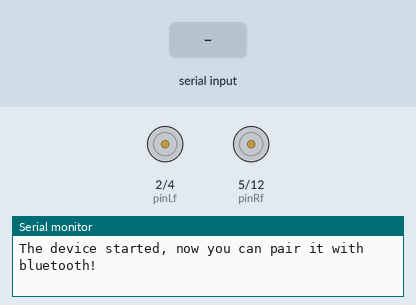
This sketch was run on a simulated ESP32. On the bench: motor-driver pin pairs drawn as motors (green arrow = first pin HIGH = forward, orange = second pin HIGH = backward, longer = more drive), the last lines printed to the serial monitor. The test bench sets the inputs (shaded band). Nothing arrives over Bluetooth unless stated.

Above: at 1.2 s.
1.3 s: "f\n" received over the second serial link
2.8 s: "90,45\n" received over the second serial link
At 3.1 s:
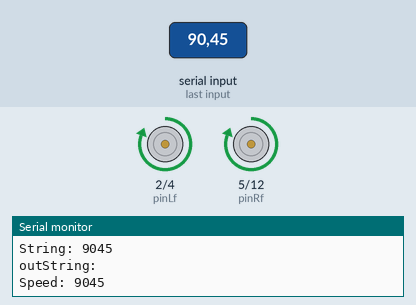
4.3 s: "b\n" received over the second serial link
At 5.2 s:
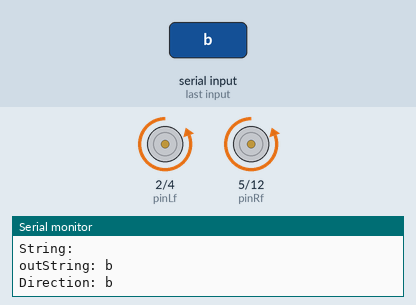
5.8 s: "l\n" received over the second serial link
At 6.4 s:
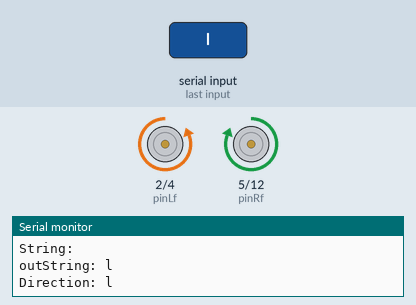
7.3 s: "r\n" received over the second serial link
At 7.6 s:
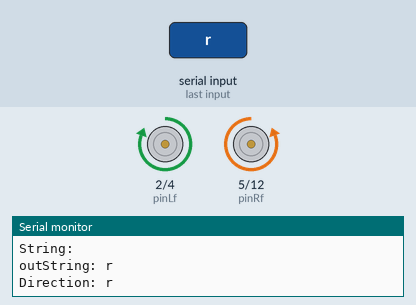
8.8 s: "90\n" received over the second serial link
At 9.9 s:
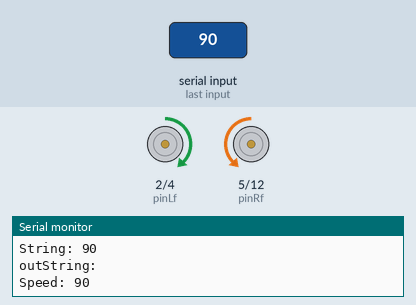
Timing chart, 0 to 11.3 s (numbered marks = the images above; inputs shaded):
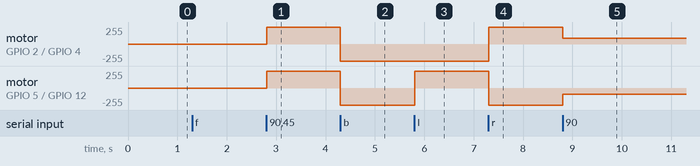

The sketch:

bluetooth_carcontrol_slider_speed_variable.ino
```cpp
/*
  Car Control  with Bluetooth   -  by Rahul Sharma for Yolabs
Control your car direction and speed by using an android app

This code helps to control your ESP32 powered car using Bluetooth classic.

You can connect to any bluetooth app - and send f -forward b-backward l- left and r- right and number 0-255 for speed.

You can use the Serial Bluetooth app from Playstore for quick check or can use Yolabs super cool app for more fun and control


  https://www.yolabs.in
*/

#include "BluetoothSerial.h"   // add the library to access bluetooth

BluetoothSerial SerialBT;  //give a short name to bluetooth serial

String inString = "";    // string to hold speed input

String outString = ""; //string to hold other button inputs

int Speed = 0;

String Direction = "";

// pin setup  for car control

int pinLf = 2; //  For left motor to turn forward
int pinLb = 4; //  for left motor to turn backward
int pinRf = 5; // for rigtt motor to turn forward
int pinRb = 12; // for right motor to turn backward


void setup() {
  Serial.begin(115200);
  SerialBT.begin("ESP32yolabs"); //Bluetooth device name
  Serial.println("The device started, now you can pair it with bluetooth!");

  //  Attach pins

 ledcAttachPin(pinLf,0);
 ledcAttachPin(pinLb,1);
 ledcAttachPin(pinRf,2);
 ledcAttachPin(pinRb,3);

 // setup all the channlel

 ledcSetup(0,5000,8); // 0 channel, 5000 freq, 8 byte resolution
 ledcSetup(1,5000,8);
 ledcSetup(2,5000,8);
 ledcSetup(3,5000,8);
}

void loop() {
  if (Serial.available()) {
    SerialBT.write(Serial.read());

  }
  if (SerialBT.available()) {
    int inChar = SerialBT.read();
     if (isDigit(inChar)) {
      // convert the incoming byte to a char and add it to the string:
      inString += (char)inChar;
    }

    if (isAlpha(inChar)) {
      // convert the incoming byte to a char and add it to the string:
      outString += (char)inChar;
    }


    // if you get a newline, print the string, then the string's value:
    if (inChar == '\n') {
      Serial.print("Value:");
      Serial.println(inString.toInt());
      Serial.print("String: ");
      Serial.println(inString);
      Serial.print("outString: ");
      Serial.println(outString);

      if (inString.length() > 0) {
        Speed = inString.toInt();
        Serial.print("Speed: ");
        Serial.println(Speed);
      }
      if (outString.length() > 0) {
        Direction = outString;
         Serial.print("Direction: ");
        Serial.println(Direction);

      }
      // clear the string for new input:
      inString = "";
      outString = "";

    }
  }
  if (Direction == "f"){
          forward();
        }
  if (Direction == "b"){
          backward();
        }
  if (Direction == "l"){
          left();
        }
  if (Direction == "r"){
          right();
        }
  //Serial.println(Speed);
  //Serial.println(Direction);

}

void forward() {
  ledcWrite(0, Speed);
  ledcWrite(1, 0);
  ledcWrite(2, Speed);
  ledcWrite(3, 0);

}

void backward() {
  ledcWrite(0, 0);
  ledcWrite(1, Speed);
  ledcWrite(2, 0);
  ledcWrite(3, Speed);

}

void left() {
  ledcWrite(0, 0);
  ledcWrite(1, Speed);
  ledcWrite(2, Speed);
  ledcWrite(3, 0);

}
void right() {
  ledcWrite(0, Speed);
  ledcWrite(1, 0);
  ledcWrite(2, 0);
  ledcWrite(3, Speed);

}
```

Measured:
- after the input at 2.8 s, motor on GPIO 2 (pinLf) / GPIO 4 (pinLb), motor on GPIO 5 (pinRf) / GPIO 12 (pinRb): stopped → forward 255/255 at once
- after the input at 4.3 s, motor on GPIO 2 (pinLf) / GPIO 4 (pinLb), motor on GPIO 5 (pinRf) / GPIO 12 (pinRb): forward 255/255 → backward 255/255 at once
- after the input at 5.8 s, motor on GPIO 5 (pinRf) / GPIO 12 (pinRb): backward 255/255 → forward 255/255 at once
- after the input at 7.3 s, motor on GPIO 2 (pinLf) / GPIO 4 (pinLb): backward 255/255 → forward 255/255 at once; motor on GPIO 5 (pinRf) / GPIO 12 (pinRb): forward 255/255 → backward 255/255 at once
- after the input at 8.8 s, motor on GPIO 2 (pinLf) / GPIO 4 (pinLb): forward 255/255 → forward 90/255 at once; motor on GPIO 5 (pinRf) / GPIO 12 (pinRb): backward 255/255 → backward 90/255 at once
